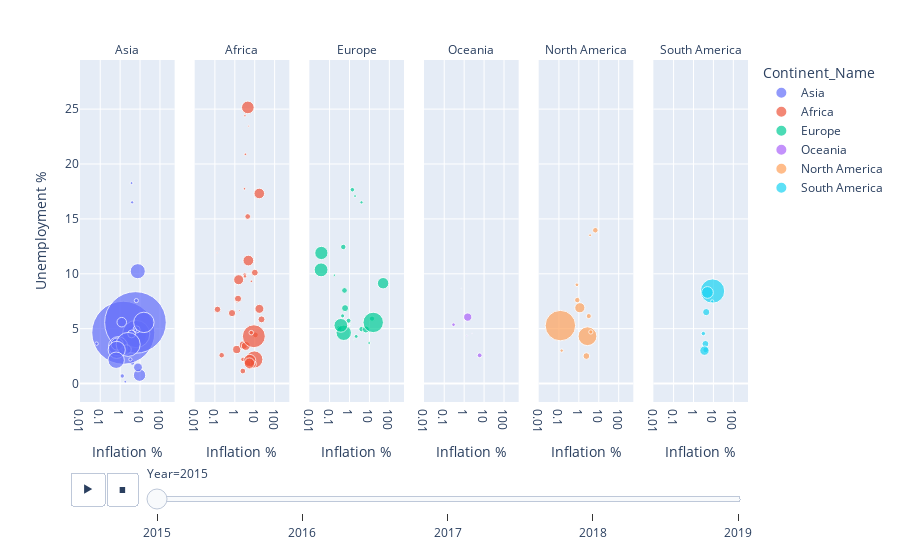

The cell this chart's notebook holds for it:
### Markdown cell above
#### 3.2 Between Unemployment Rates and Inflation Rates

### Code cell
# Displaying an animated scatterplot depicting the relationship between unemployment rate and inflation rate over the given time period

fig = px.scatter(data, x="Inflation %", y="Unemployment %", animation_frame="Year", animation_group="Country Name",
           size="Population", color="Continent_Name", hover_name="Country Name", facet_col="Continent_Name", facet_col_spacing=0.03, size_max=45, log_x=True)
fig.for_each_annotation(lambda a: a.update(text=a.text.split("=")[-1]))
fig.layout.xaxis.automargin: True 
fig.show()

### Figure 1 — Plotly figure (JSON) as saved in the notebook; plotly's stock layout.template omitted (floating-point values rounded to 4 significant figures)
{"data": [{"hovertemplate": "<b>%{hovertext}</b><br><br>Continent_Name=Asia<br>Year=2015<br>Inflation %=%{x}<br>Unemployment %=%{y}<br>Population=%{marker.size}<extra></extra>", "hovertext": ["Afghanistan", "United Arab Emirates", "Armenia", "Azerbaijan", "Bangladesh", "Brunei Darussalam", "China", "Cyprus", "Georgia", "Hong Kong SAR, China", "Indonesia", "India", "Israel", "Jordan", "Japan", "Kazakhstan", "Kyrgyz Republic", "Korea, Rep.", "Kuwait", "Lao PDR", "Lebanon", "Sri Lanka", "Myanmar", "Mongolia", "Malaysia", "Nepal", "Oman", "Pakistan", "Philippines", "Qatar", "Russian Federation", "Saudi Arabia", "Singapore", "Thailand", "Turkey", "Vietnam"], "ids": ["Afghanistan", "United Arab Emirates", "Armenia", "Azerbaijan", "Bangladesh", "Brunei Darussalam", "China", "Cyprus", "Georgia", "Hong Kong SAR, China", "Indonesia", "India", "Israel", "Jordan", "Japan", "Kazakhstan", "Kyrgyz Republic", "Korea, Rep.", "Kuwait", "Lao PDR", "Lebanon", "Sri Lanka", "Myanmar", "Mongolia", "Malaysia", "Nepal", "Oman", "Pakistan", "Philippines", "Qatar", "Russian Federation", "Saudi Arabia", "Singapore", "Thailand", "Turkey", "Vietnam"], "legendgroup": "Asia", "marker": {"color": "#636efa", "size": [34413603, 9262900, 2925553, 9649341, 156256276, 414907, 1371220000, 1160985, 3725276, 7291300, 258383256, 1310152403, 8380100, 9266575, 127141000, 17542806, 5956900, 51014947, 3835591, 6741164, 6532678, 20970000, 52680726, 2998439, 30270962, 27015031, 4267348, 199426964, 102113212, 2565710, 144096870, 31717667, 5535002, 68714511, 78529409, 92677076], "sizemode": "area", "sizeref": 690200.0, "symbol": "circle"}, "mode": "markers", "name": "Asia", "orientation": "v", "showlegend": true, "type": "scatter", "x": [-0.6617, 4.07, 3.732, 4.009, 6.194, -0.4883, 1.437, -2.097, 4.004, 2.995, 6.363, 5.872, -0.6325, -0.8769, 0.7895, 6.666, 6.503, 0.7062, 3.272, 1.277, -3.749, 3.768, 9.454, 5.727, 2.104, 7.869, 0.06529, 2.529, 0.6742, 1.814, 15.53, 1.206, -0.5226, -0.9004, 7.671, 0.6312], "xaxis": "x", "y": [11.39, 1.91, 18.26, 4.96, 4.378, 7.914, 4.629, 14.91, 16.51, 3.32, 4.514, 5.565, 5.251, 13.07, 3.4, 4.93, 7.56, 3.6, 2.2, 0.692, 6.357, 4.519, 0.766, 4.861, 3.1, 1.475, 3.632, 3.566, 3.068, 0.17, 5.571, 5.59, 3.79, 0.597, 10.24, 2.125], "yaxis": "y"}, {"hovertemplate": "<b>%{hovertext}</b><br><br>Continent_Name=Africa<br>Year=2015<br>Inflation %=%{x}<br>Unemployment %=%{y}<br>Population=%{marker.size}<extra></extra>", "hovertext": ["Angola", "Burundi", "Benin", "Burkina Faso", "Botswana", "Cote d'Ivoire", "Cameroon", "Congo, Rep.", "Cabo Verde", "Djibouti", "Algeria", "Ethiopia", "Gabon", "Ghana", "Guinea", "Gambia, The", "Equatorial Guinea", "Lesotho", "Morocco", "Madagascar", "Mali", "Mozambique", "Mauritania", "Mauritius", "Malawi", "Namibia", "Niger", "Nigeria", "Rwanda", "Sudan", "Senegal", "Sierra Leone", "Eswatini", "Chad", "Togo", "Tunisia", "Tanzania", "Uganda", "South Africa", "Zambia"], "ids": ["Angola", "Burundi", "Benin", "Burkina Faso", "Botswana", "Cote d'Ivoire", "Cameroon", "Congo, Rep.", "Cabo Verde", "Djibouti", "Algeria", "Ethiopia", "Gabon", "Ghana", "Guinea", "Gambia, The", "Equatorial Guinea", "Lesotho", "Morocco", "Madagascar", "Mali", "Mozambique", "Mauritania", "Mauritius", "Malawi", "Namibia", "Niger", "Nigeria", "Rwanda", "Sudan", "Senegal", "Sierra Leone", "Eswatini", "Chad", "Togo", "Tunisia", "Tanzania", "Uganda", "South Africa", "Zambia"], "legendgroup": "Africa", "marker": {"color": "#EF553B", "size": [27884381, 10160030, 10575952, 18110624, 2120716, 23226143, 23298368, 4856095, 524743, 913993, 39728025, 100835458, 1947686, 27849205, 11432088, 2085860, 1168568, 2059021, 34663603, 24234088, 17438778, 27042002, 4046301, 1262605, 16745303, 2314904, 20001663, 181137448, 11369071, 38902950, 14578459, 7171914, 1104044, 14110975, 7323158, 11179949, 51482633, 38225453, 55386367, 15879361], "sizemode": "area", "sizeref": 690200.0, "symbol": "circle"}, "mode": "markers", "name": "Africa", "orientation": "v", "showlegend": true, "type": "scatter", "x": [-21.53, 5.545, 0.2188, 0.7248, 3.062, 1.251, 2.686, 3.169, 0.1312, -0.8474, 4.784, 9.569, -0.3388, 17.15, 10.82, 6.808, 1.677, 3.218, 1.558, 7.404, 1.451, 3.551, 3.238, 1.287, 21.87, 3.394, -0.5761, 9.009, 2.529, 16.91, 0.1352, 6.694, 4.951, 4.377, 2.585, 4.437, 5.588, 5.41, 4.509, 10.11], "xaxis": "x2", "y": [7.282, 1.552, 2.582, 6.418, 17.75, 3.102, 3.506, 9.912, 11.91, 10.58, 11.21, 2.195, 20.26, 6.806, 4.434, 9.313, 6.644, 24.39, 9.46, 1.785, 7.729, 3.426, 9.758, 7.41, 5.846, 20.88, 0.515, 4.311, 1.143, 17.32, 6.757, 4.637, 23.45, 1.833, 2.204, 15.22, 2.103, 1.859, 25.16, 10.1], "yaxis": "y2"}, {"hovertemplate": "<b>%{hovertext}</b><br><br>Continent_Name=Europe<br>Year=2015<br>Inflation %=%{x}<br>Unemployment %=%{y}<br>Population=%{marker.size}<extra></extra>", "hovertext": ["Albania", "Austria", "Azerbaijan", "Belgium", "Bulgaria", "Bosnia and Herzegovina", "Belarus", "Switzerland", "Cyprus", "Czech Republic", "Germany", "Denmark", "Spain", "Estonia", "Finland", "France", "United Kingdom", "Georgia", "Greece", "Croatia", "Hungary", "Ireland", "Iceland", "Italy", "Kazakhstan", "Lithuania", "Luxembourg", "Latvia", "Moldova", "North Macedonia", "Malta", "Netherlands", "Norway", "Poland", "Portugal", "Romania", "Russian Federation", "Serbia", "Slovak Republic", "Slovenia", "Sweden", "Ukraine"], "ids": ["Albania", "Austria", "Azerbaijan", "Belgium", "Bulgaria", "Bosnia and Herzegovina", "Belarus", "Switzerland", "Cyprus", "Czech Republic", "Germany", "Denmark", "Spain", "Estonia", "Finland", "France", "United Kingdom", "Georgia", "Greece", "Croatia", "Hungary", "Ireland", "Iceland", "Italy", "Kazakhstan", "Lithuania", "Luxembourg", "Latvia", "Moldova", "North Macedonia", "Malta", "Netherlands", "Norway", "Poland", "Portugal", "Romania", "Russian Federation", "Serbia", "Slovak Republic", "Slovenia", "Sweden", "Ukraine"], "legendgroup": "Europe", "marker": {"color": "#00cc96", "size": [2880703, 8642699, 9649341, 11274196, 7177991, 3429361, 9489616, 8282396, 1160985, 10546059, 81686611, 5683483, 46444832, 1315407, 5479531, 66548272, 65116219, 3725276, 10820883, 4203604, 9843028, 4701957, 330815, 60730582, 17542806, 2904910, 569604, 1977527, 2834530, 2079328, 445053, 16939923, 5188607, 37986412, 10358076, 19815616, 144096870, 7095383, 5423801, 2063531, 9799186, 45154036], "sizemode": "area", "sizeref": 690200.0, "symbol": "circle"}, "mode": "markers", "name": "Europe", "orientation": "v", "showlegend": true, "type": "scatter", "x": [1.896, 0.8966, 4.009, 0.5614, -0.1046, -1.036, 13.53, -1.144, -2.097, 0.3094, 0.5144, 0.452, -0.5005, -0.4923, -0.2079, 0.03751, 0.368, 4.004, -1.736, -0.4645, -0.06164, -0.2899, 1.633, 0.03879, 6.666, -0.8841, 0.4747, 0.1742, 9.676, -0.2999, 1.101, 0.6002, 2.171, -0.8741, 0.4879, -0.5942, 15.53, 1.392, -0.3252, -0.5256, -0.04678, 48.7], "xaxis": "x3", "y": [17.08, 5.723, 4.96, 8.482, 9.143, 27.69, 5.914, 4.801, 14.91, 5.046, 4.624, 6.168, 22.06, 6.187, 9.376, 10.36, 5.301, 16.51, 24.9, 16.17, 6.813, 9.906, 3.979, 11.9, 4.93, 9.12, 6.669, 9.873, 3.694, 26.07, 5.379, 6.872, 4.296, 7.501, 12.44, 6.812, 5.571, 17.66, 11.48, 8.962, 7.432, 9.14], "yaxis": "y3"}, {"hovertemplate": "<b>%{hovertext}</b><br><br>Continent_Name=Oceania<br>Year=2015<br>Inflation %=%{x}<br>Unemployment %=%{y}<br>Population=%{marker.size}<extra></extra>", "hovertext": ["Australia", "Fiji", "New Zealand", "Papua New Guinea", "Solomon Islands", "Vanuatu", "Samoa"], "ids": ["Australia", "Fiji", "New Zealand", "Papua New Guinea", "Solomon Islands", "Vanuatu", "Samoa"], "legendgroup": "Oceania", "marker": {"color": "#ab63fa", "size": [23815995, 868627, 4595700, 8107775, 603118, 271130, 193513], "sizemode": "area", "sizeref": 690200.0, "symbol": "circle"}, "mode": "markers", "name": "Oceania", "orientation": "v", "showlegend": true, "type": "scatter", "x": [1.508, 1.375, 0.2927, 5.996, -0.5745, 2.483, 0.7245], "xaxis": "x4", "y": [6.054, 4.363, 5.365, 2.573, 0.669, 4.567, 8.656], "yaxis": "y4"}, {"hovertemplate": "<b>%{hovertext}</b><br><br>Continent_Name=North America<br>Year=2015<br>Inflation %=%{x}<br>Unemployment %=%{y}<br>Population=%{marker.size}<extra></extra>", "hovertext": ["Bahamas, The", "Barbados", "Canada", "Costa Rica", "Dominican Republic", "Guatemala", "Honduras", "Haiti", "Jamaica", "Mexico", "Nicaragua", "Panama", "El Salvador", "United States"], "ids": ["Bahamas, The", "Barbados", "Canada", "Costa Rica", "Dominican Republic", "Guatemala", "Honduras", "Haiti", "Jamaica", "Mexico", "Nicaragua", "Panama", "El Salvador", "United States"], "legendgroup": "North America", "marker": {"color": "#FFA15A", "size": [374206, 285324, 35702908, 4847804, 10281680, 15567419, 9112916, 10695542, 2891021, 121858258, 6223240, 3968487, 6325124, 320635163], "sizemode": "area", "sizeref": 690200.0, "symbol": "circle"}, "mode": "markers", "name": "North America", "orientation": "v", "showlegend": true, "type": "scatter", "x": [-30.24, -1.113, 1.125, 0.8019, 0.8367, 2.389, 3.158, 6.732, 3.676, 2.721, 3.997, 0.1375, -0.7314, 0.1186], "xaxis": "x5", "y": [12, 11.35, 6.906, 8.999, 7.605, 2.506, 6.147, 13.97, 13.51, 4.313, 4.7, 3.002, 3.998, 5.28], "yaxis": "y5"}, {"hovertemplate": "<b>%{hovertext}</b><br><br>Continent_Name=South America<br>Year=2015<br>Inflation %=%{x}<br>Unemployment %=%{y}<br>Population=%{marker.size}<extra></extra>", "hovertext": ["Bolivia", "Brazil", "Chile", "Colombia", "Ecuador", "Guyana", "Peru", "Paraguay", "Uruguay"], "ids": ["Bolivia", "Brazil", "Chile", "Colombia", "Ecuador", "Guyana", "Peru", "Paraguay", "Uruguay"], "legendgroup": "South America", "marker": {"color": "#19d3f3", "size": [10869730, 204471769, 17969353, 47520667, 16212020, 767432, 30470734, 6688746, 3412009], "sizemode": "area", "sizeref": 690200.0, "symbol": "circle"}, "mode": "markers", "name": "South America", "orientation": "v", "showlegend": true, "type": "scatter", "x": [4.06, 9.03, 4.349, 4.99, 3.967, -1.002, 3.549, 3.129, 8.666], "xaxis": "x6", "y": [3.066, 8.427, 6.508, 8.299, 3.616, 12.0, 3, 4.556, 7.488], "yaxis": "y6"}], "layout": {"annotations": [{"font": {}, "showarrow": false, "text": "Asia", "x": 0.07083, "xanchor": "center", "xref": "paper", "y": 1, "yanchor": "bottom", "yref": "paper"}, {"font": {}, "showarrow": false, "text": "Africa", "x": 0.2425, "xanchor": "center", "xref": "paper", "y": 1, "yanchor": "bottom", "yref": "paper"}, {"font": {}, "showarrow": false, "text": "Europe", "x": 0.4142, "xanchor": "center", "xref": "paper", "y": 1, "yanchor": "bottom", "yref": "paper"}, {"font": {}, "showarrow": false, "text": "Oceania", "x": 0.5858, "xanchor": "center", "xref": "paper", "y": 1, "yanchor": "bottom", "yref": "paper"}, {"font": {}, "showarrow": false, "text": "North America", "x": 0.7575, "xanchor": "center", "xref": "paper", "y": 1, "yanchor": "bottom", "yref": "paper"}, {"font": {}, "showarrow": false, "text": "South America", "x": 0.9292, "xanchor": "center", "xref": "paper", "y": 1, "yanchor": "bottom", "yref": "paper"}], "legend": {"itemsizing": "constant", "title": {"text": "Continent_Name"}, "tracegroupgap": 0}, "margin": {"t": 60}, "sliders": [{"active": 0, "currentvalue": {"prefix": "Year="}, "len": 0.9, "pad": {"b": 10, "t": 60}, "steps": [{"args": [["2015"], {"frame": {"duration": 0, "redraw": false}, "fromcurrent": true, "mode": "immediate", "transition": {"duration": 0, "easing": "linear"}}], "label": "2015", "method": "animate"}, {"args": [["2016"], {"frame": {"duration": 0, "redraw": false}, "fromcurrent": true, "mode": "immediate", "transition": {"duration": 0, "easing": "linear"}}], "label": "2016", "method": "animate"}, {"args": [["2017"], {"frame": {"duration": 0, "redraw": false}, "fromcurrent": true, "mode": "immediate", "transition": {"duration": 0, "easing": "linear"}}], "label": "2017", "method": "animate"}, {"args": [["2018"], {"frame": {"duration": 0, "redraw": false}, "fromcurrent": true, "mode": "immediate", "transition": {"duration": 0, "easing": "linear"}}], "label": "2018", "method": "animate"}, {"args": [["2019"], {"frame": {"duration": 0, "redraw": false}, "fromcurrent": true, "mode": "immediate", "transition": {"duration": 0, "easing": "linear"}}], "label": "2019", "method": "animate"}], "x": 0.1, "xanchor": "left", "y": 0, "yanchor": "top"}], "updatemenus": [{"buttons": [{"args": [null, {"frame": {"duration": 500, "redraw": false}, "fromcurrent": true, "mode": "immediate", "transition": {"duration": 500, "easing": "linear"}}], "label": "&#9654;", "method": "animate"}, {"args": [[null], {"frame": {"duration": 0, "redraw": false}, "fromcurrent": true, "mode": "immediate", "transition": {"duration": 0, "easing": "linear"}}], "label": "&#9724;", "method": "animate"}], "direction": "left", "pad": {"r": 10, "t": 70}, "showactive": false, "type": "buttons", "x": 0.1, "xanchor": "right", "y": 0, "yanchor": "top"}], "xaxis": {"anchor": "y", "domain": [0, 0.1417], "title": {"text": "Inflation %"}, "type": "log"}, "xaxis2": {"anchor": "y2", "domain": [0.1717, 0.3133], "matches": "x", "title": {"text": "Inflation %"}, "type": "log"}, "xaxis3": {"anchor": "y3", "domain": [0.3433, 0.485], "matches": "x", "title": {"text": "Inflation %"}, "type": "log"}, "xaxis4": {"anchor": "y4", "domain": [0.515, 0.6567], "matches": "x", "title": {"text": "Inflation %"}, "type": "log"}, "xaxis5": {"anchor": "y5", "domain": [0.6867, 0.8283], "matches": "x", "title": {"text": "Inflation %"}, "type": "log"}, "xaxis6": {"anchor": "y6", "domain": [0.8583, 1], "matches": "x", "title": {"text": "Inflation %"}, "type": "log"}, "yaxis": {"anchor": "x", "domain": [0, 1], "title": {"text": "Unemployment %"}}, "yaxis2": {"anchor": "x2", "domain": [0, 1], "matches": "y", "showticklabels": false}, "yaxis3": {"anchor": "x3", "domain": [0, 1], "matches": "y", "showticklabels": false}, "yaxis4": {"anchor": "x4", "domain": [0, 1], "matches": "y", "showticklabels": false}, "yaxis5": {"anchor": "x5", "domain": [0, 1], "matches": "y", "showticklabels": false}, "yaxis6": {"anchor": "x6", "domain": [0, 1], "matches": "y", "showticklabels": false}}}
